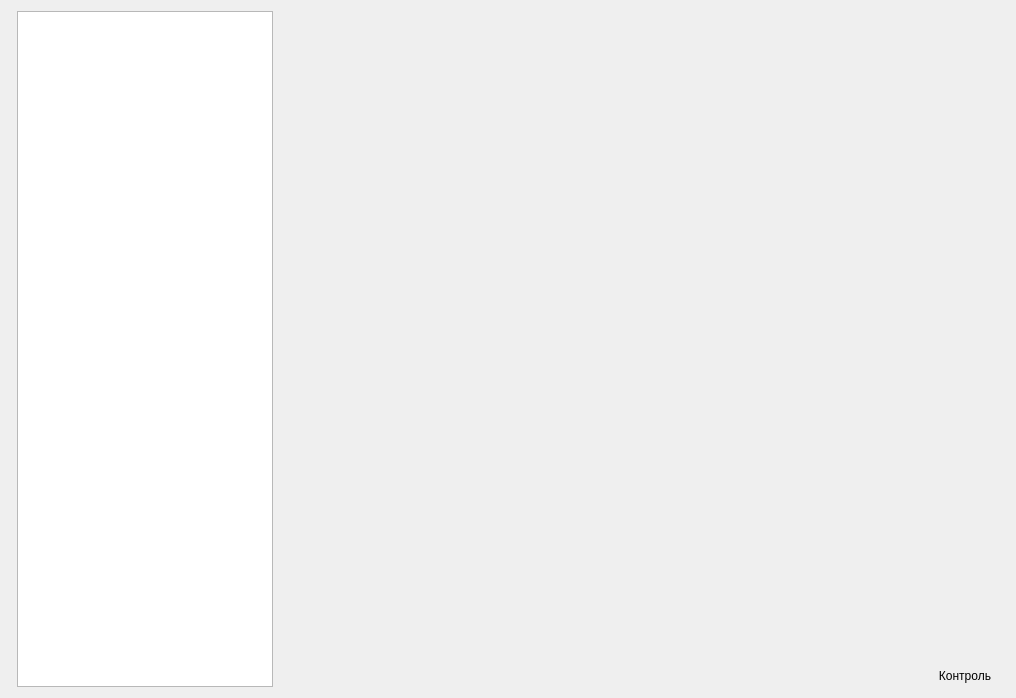
<?xml version="1.0" encoding="UTF-8"?>
<ui version="4.0">
 <class>MainDialog</class>
 <widget class="QDialog" name="MainDialog">
  <property name="geometry">
   <rect>
    <x>0</x>
    <y>0</y>
    <width>1016</width>
    <height>698</height>
   </rect>
  </property>
  <property name="windowTitle">
   <string>cu-simpleapp</string>
  </property>
  <property name="windowIcon">
   <iconset>
    <normaloff>:/Icons/MainIcon.ico</normaloff>:/Icons/MainIcon.ico</iconset>
  </property>
  <layout class="QHBoxLayout" name="horizontalLayout_2">
   <item>
    <widget class="QWidget" name="wTitle" native="true"/>
   </item>
   <item>
    <widget class="QListWidget" name="listWidget">
     <property name="maximumSize">
      <size>
       <width>256</width>
       <height>16777215</height>
      </size>
     </property>
     <property name="font">
      <font>
       <pointsize>20</pointsize>
      </font>
     </property>
     <property name="alternatingRowColors">
      <bool>true</bool>
     </property>
    </widget>
   </item>
   <item>
    <layout class="QVBoxLayout" name="verticalLayout">
     <item>
      <widget class="QStackedWidget" name="stackedWidget">
       <property name="currentIndex">
        <number>-1</number>
       </property>
      </widget>
     </item>
     <item>
      <layout class="QHBoxLayout" name="horizontalLayout">
       <item>
        <spacer name="horizontalSpacer">
         <property name="orientation">
          <enum>Qt::Horizontal</enum>
         </property>
         <property name="sizeHint" stdset="0">
          <size>
           <width>40</width>
           <height>20</height>
          </size>
         </property>
        </spacer>
       </item>
       <item>
        <widget class="QPushButton" name="pbControl">
         <property name="enabled">
          <bool>true</bool>
         </property>
         <property name="styleSheet">
          <string notr="true">font: 20pt &quot;MS Shell Dlg 2&quot;;</string>
         </property>
         <property name="text">
          <string>Контроль</string>
         </property>
         <property name="default">
          <bool>false</bool>
         </property>
         <property name="flat">
          <bool>true</bool>
         </property>
        </widget>
       </item>
      </layout>
     </item>
    </layout>
   </item>
  </layout>
 </widget>
 <layoutdefault spacing="6" margin="11"/>
 <resources/>
 <connections>
  <connection>
   <sender>listWidget</sender>
   <signal>currentRowChanged(int)</signal>
   <receiver>stackedWidget</receiver>
   <slot>setCurrentIndex(int)</slot>
   <hints>
    <hint type="sourcelabel">
     <x>137</x>
     <y>142</y>
    </hint>
    <hint type="destinationlabel">
     <x>373</x>
     <y>173</y>
    </hint>
   </hints>
  </connection>
 </connections>
</ui>
